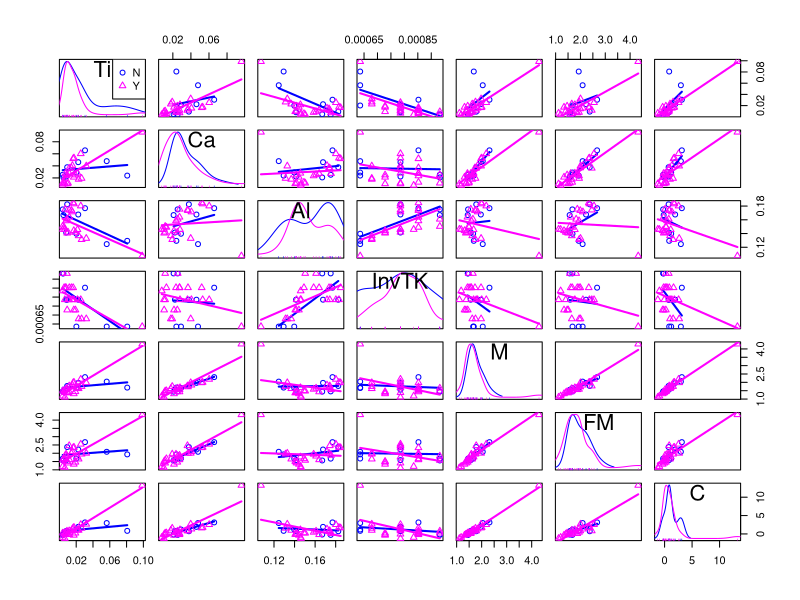
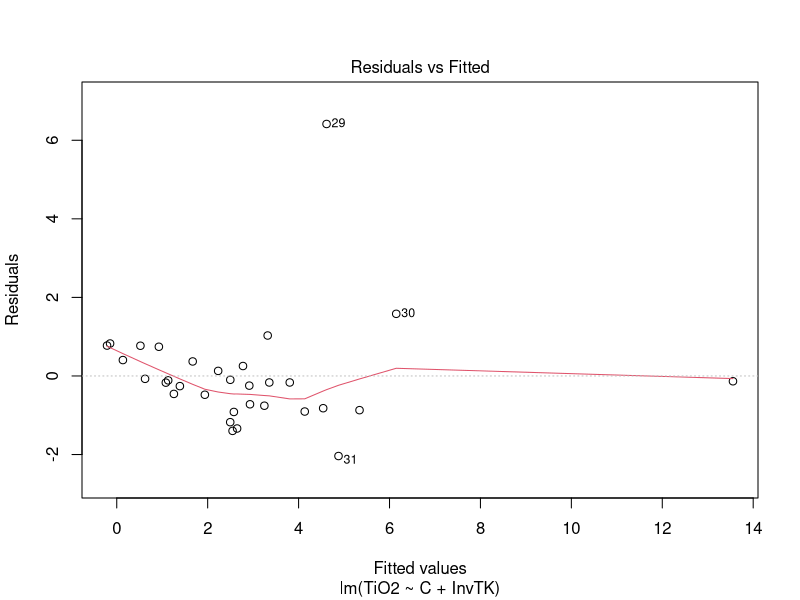
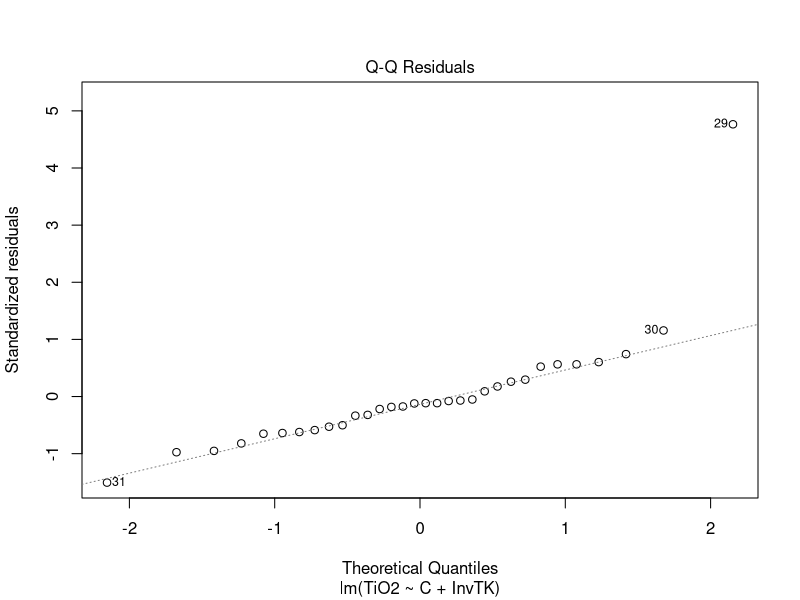
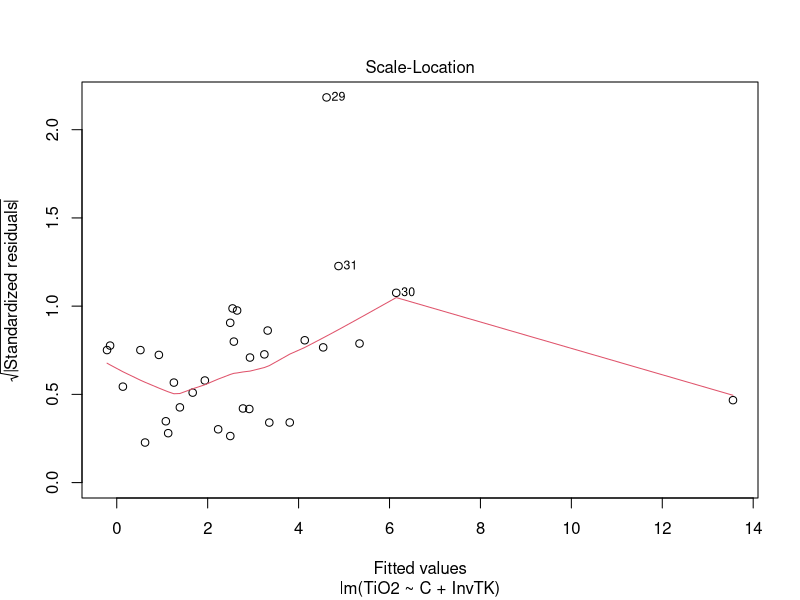
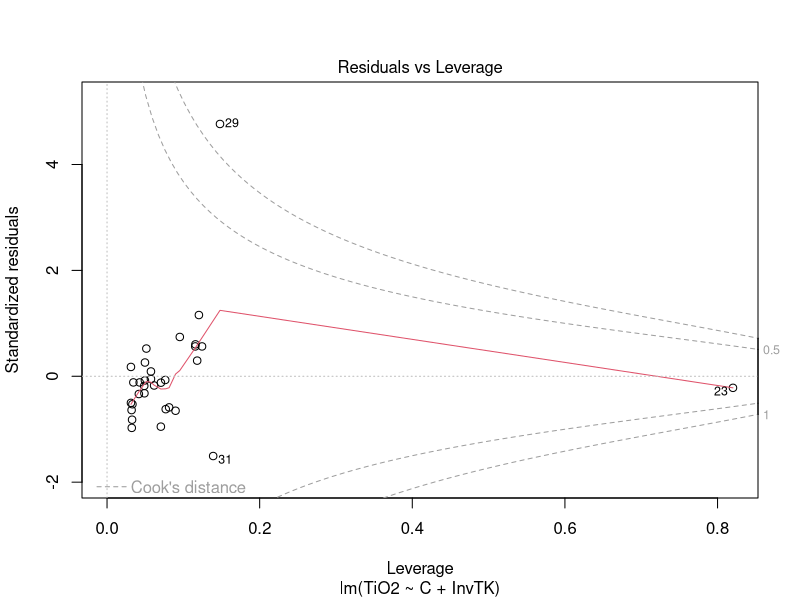
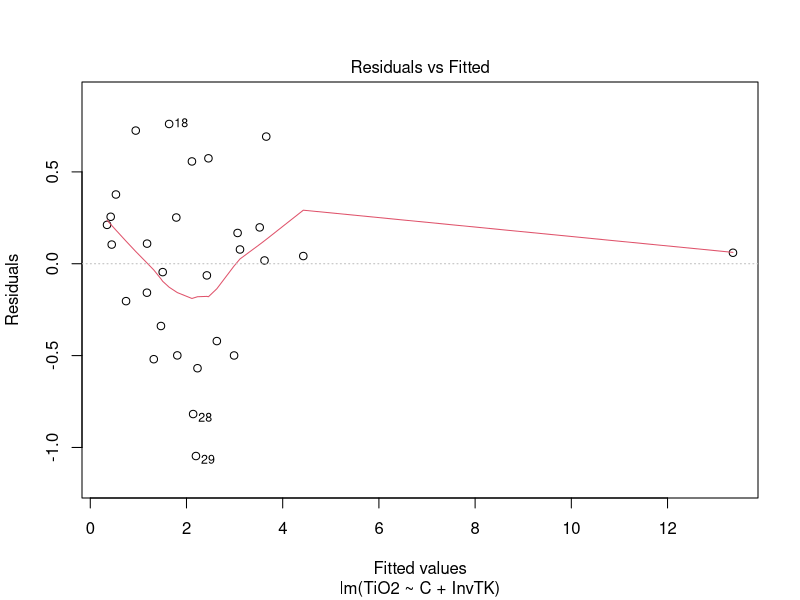
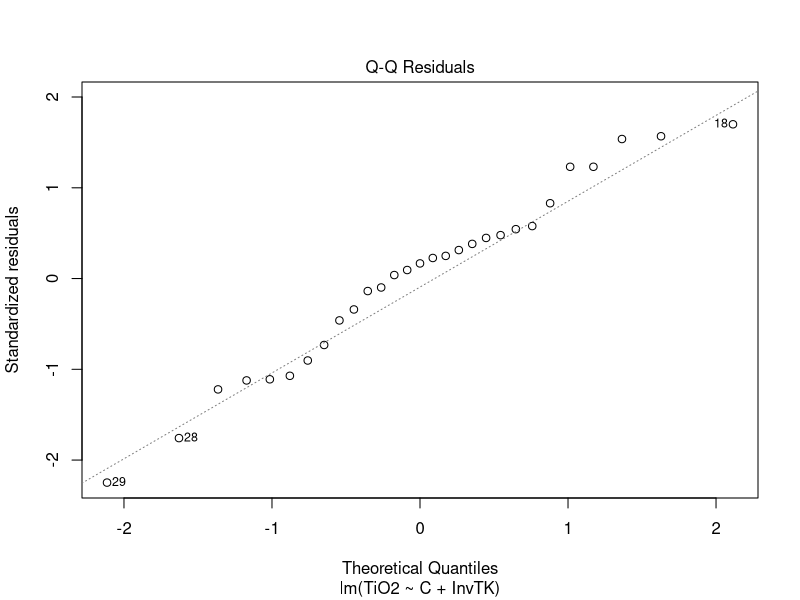
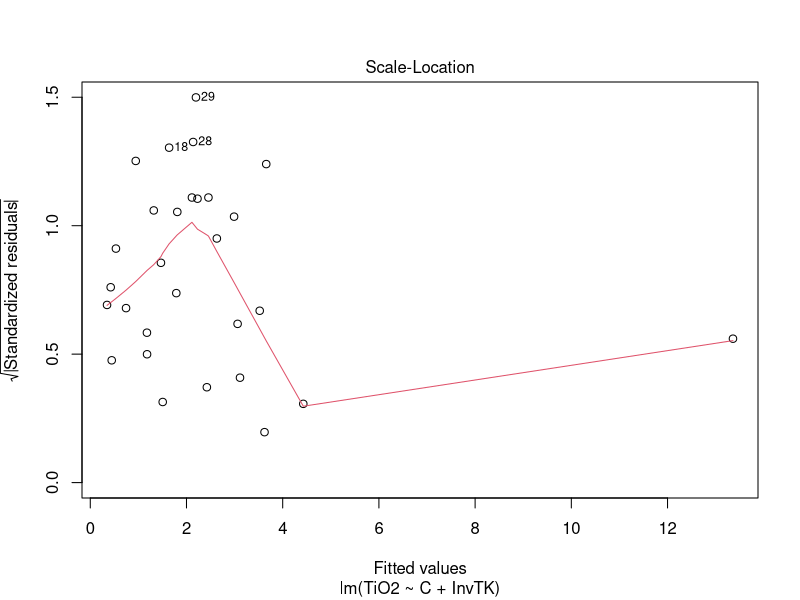

Source code (R) for these figures, in order:
## ---- chunk 1
library(tidyverse, warn.conflicts = FALSE)
setwd("C:/Users/ayersj/OneDrive - Vanderbilt/Papers/SpheneSolubility/DataAnalysis/TitaniteExpts")
# Import normalized EDS glass analyses
TitaniteExpts <- read_csv("TitaniteExpts.csv")
## ---- chunk 2
TitaniteCations <- TitaniteExpts %>%
  mutate(
    Si = SiO2/60.0848,
    Al = 2*Al2O3/101.961,
    Na = 2*Na2O/61.979,
    K = 2*K2O/94.194,
    Ca = CaO/56.0794,
    Fe = FeO/71.8464,
    Mg = MgO/40.3044,
    Ti = TiO2/79.8988,
    Mn = MnO/70.9374,
    P = 2*P2O5/141.945,
    eCa = (CaO/56.0794 - Al2O3/101.961 + K2O/94.194 + Na2O/61.979),
    CationSum = (Si + Al + Na + K + Ca + Fe + Mg + Ti + Mn + P)
             )
## ---- chunk 3
# Calculate cation fractions
CationFractions <- select(TitaniteCations, Model, Expt, SM, TC, Pkb, H2O, TiO2, Si:eCa, CationSum)
f <- match("Si", names(CationFractions))
l <- match("eCa", names(CationFractions))
for (i in f:l) {
  CationFractions[(i)] = CationFractions[(i)]/CationFractions$CationSum
}

## ---- chunk 4
# Calculate melt composition parameters
CationFractions <- CationFractions %>%
  mutate(
    M = (Na + K + 2*Ca)/(Si*Al),
    FM = (Na + K + 2*(Ca + Fe + Mg))/(Si*Al),
    C = (10*eCa)/(Si*Al),
    InvTK = 1/(TC+273.15)
    )
## ---- chunk 5
# Scatterplot matrices
library(car)
scatterplotMatrix(~ Ti + Ca + Al + InvTK + M + FM + C, data = CationFractions, groups = CationFractions$Model, smooth = FALSE)
# Correlation matrix
CorrTest <- select(CationFractions, TiO2, M:InvTK)
cor(CorrTest)
# Glass TiO2 concentration is most highly correlated with melt composition parameter C.

## ---- chunk 6
fit <- lm(TiO2 ~ C + InvTK, data = CationFractions)
summary(fit)
plot(fit)

## ---- chunk 7
# Experiments 29, 30 & 31 are identified as outliers. They were Danny's earliest experiments, and were all run at 1300C.

RegModel <- select(CationFractions, Model, Expt, TiO2, InvTK, C)
RegModel <- slice(RegModel, -(29:31))
fit <- lm(TiO2 ~ C + InvTK, data = RegModel)
summary(fit)
plot(fit)

## ---- chunk 8
# Experiments in rows 28, 29 are outliers.
RegModel <- slice(RegModel, -(28:29))
fit <- lm(TiO2 ~ C + InvTK, data = RegModel)
summary(fit)
plot(fit)
# I think this is our best model. Removing more experiments doesn't significantly improve fit.
write.csv(RegModel, "ExptsInModel.csv")
## ---- chunk 9
# Try filtering out experiments with Model = "N"
RegModel <- select(CationFractions, Model, Expt, TiO2, InvTK, C)
RegModel <- filter(RegModel, Model == "Y")
fit <- lm(TiO2 ~ C + InvTK, data = RegModel)
summary(fit)
plot(fit)
# 6 fewer experiments increases r^2 to 0.98
## ---- chunk 10
# Calculate model TiO2 concentrations and errors
CationFractions <- CationFractions %>%
  mutate(
   ModelTiO2 = (0.79*C - 7996*InvTK + 7.888),
   ModelTiO2SD = ModelTiO2*sqrt((0.03514/0.79)^2 + (1243/7996)^2)
  )
## ---- chunk 11
# Create model output table
TiO2ModelTable <- select(CationFractions, Model, Expt, eCa, C, InvTK, TiO2, ModelTiO2, ModelTiO2SD)
write.csv(TiO2ModelTable, file = "TiO2ModelTable.csv")
